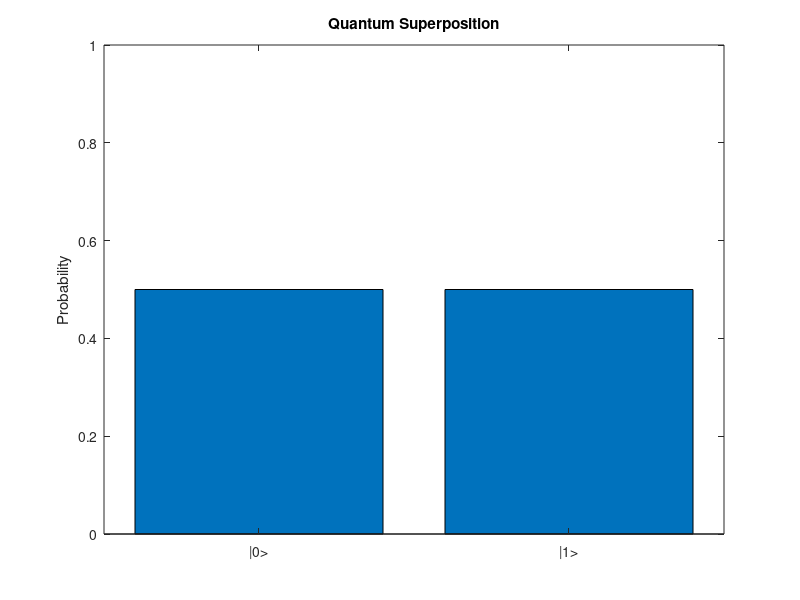

Recreate this plot in MATLAB.
clc;
clear;
close all;

H = (1/sqrt(2))*[1 1;1 -1];

zero = [1;0];

% Create superposition
psi = H*zero;

P0 = abs(psi(1))^2;
P1 = abs(psi(2))^2;

fprintf('Probability of |0> = %.2f\n', P0);
fprintf('Probability of |1> = %.2f\n', P1);

figure;
bar([P0 P1]);
xticklabels({'|0>','|1>'});
ylabel('Probability');
title('Quantum Superposition');
ylim([0 1]);
